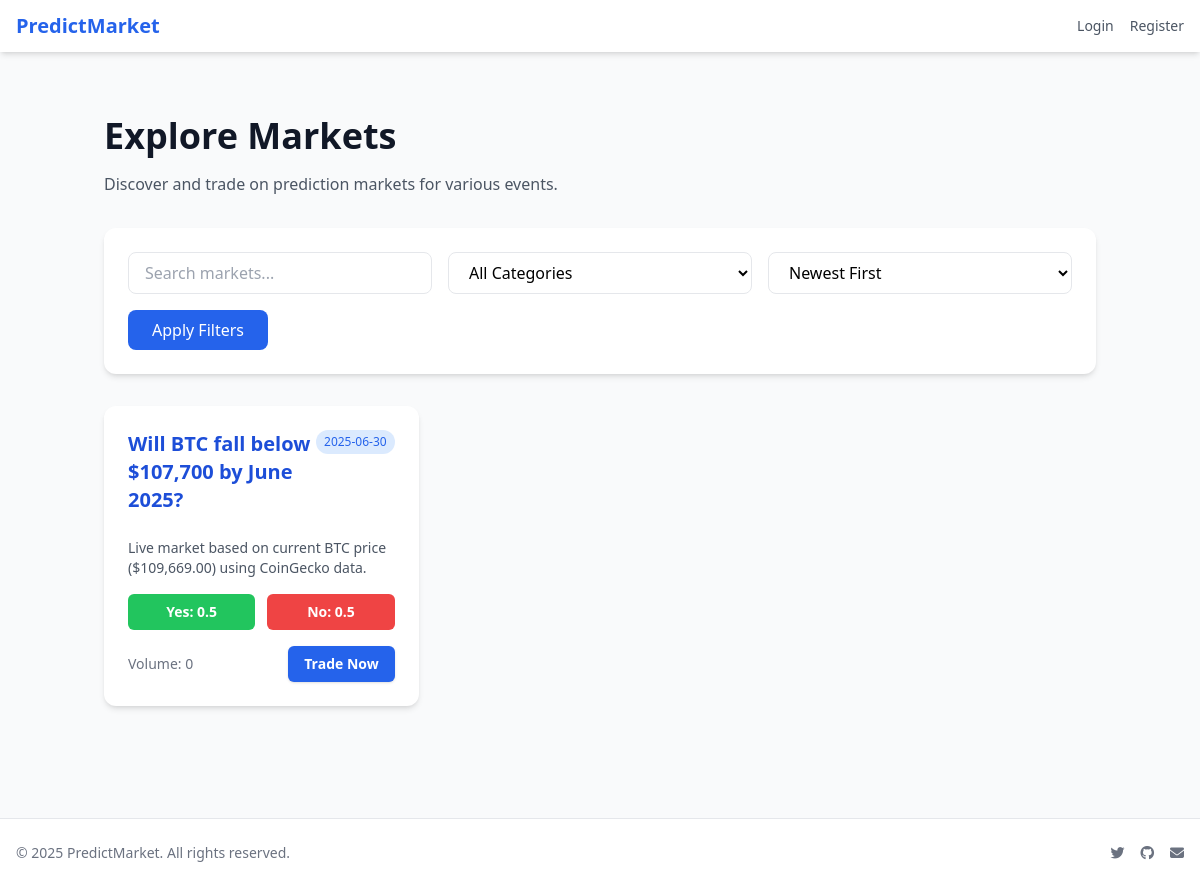
Screenshot of /markets with the database file from the repository.
### models/models.py (models this page shows)
class Market(db.Model):
    __tablename__ = 'markets'
    id = db.Column(db.String, primary_key=True, default=lambda: str(uuid.uuid4()))
    title = db.Column(db.String, nullable=False)
    description = db.Column(db.Text)
    category = db.Column(db.String, nullable=True)  # New field for market category
    end_date = db.Column(db.DateTime)
    is_featured = db.Column(db.Boolean, default=False)
    status = db.Column(db.Enum(MarketStatus), default=MarketStatus.active)
    outcome = db.Column(db.Enum(Outcome), nullable=True)
    created_at = db.Column(db.DateTime, default=datetime.utcnow)
    price_yes = db.Column(db.Float, nullable=False, default=0.5)
    price_no = db.Column(db.Float, nullable=False, default=0.5)
    volume = db.Column(db.Float, nullable=False, default=0.0)  # Adding volume field as well

### app.py (the view)
@app.route('/markets')
def explore_markets():
    category = request.args.get('category', 'all')
    sort_by = request.args.get('sort', 'created_at')
    search = request.args.get('search', '')
    query = Market.query.filter(Market.status == 'active')
    if search:
        query = query.filter(Market.title.ilike(f'%{search}%'))
    if category != 'all':
        if category == 'uncategorized':
            query = query.filter(Market.category.is_(None))
        else:
            query = query.filter(Market.category == category)
    if sort_by == 'end_date':
        query = query.order_by(Market.end_date.asc())
    elif sort_by == 'volume':
        query = query.order_by(Market.volume.desc())
    else:  # default to created_at
        query = query.order_by(Market.created_at.desc())
    markets = query.all()
    default_categories = ['Crypto', 'Politics', 'Sports', 'Technology', 'Entertainment']
    db_categories = db.session.query(Market.category).distinct().all()
    db_categories = [cat[0] for cat in db_categories if cat[0]]  # Remove None values
    categories = sorted(list(set(default_categories + db_categories)))
    return render_template('explore_markets.html',
                         markets=markets,
                         categories=categories,
                         current_category=category,
                         current_sort=sort_by,
                         search_query=search)

### templates/explore_markets.html (shortened to what this page needs)
{% extends "base.html" %}
{% block content %}
<div class="container mx-auto px-4 py-8">
    <div class="mb-8">
        <h1 class="text-4xl font-bold text-gray-900 mb-4">Explore Markets</h1>
        <p class="text-gray-600">Discover and trade on prediction markets for various events.</p>
    </div>
    <div class="bg-white rounded-xl shadow-md p-6 mb-8">
        <form method="GET" class="grid grid-cols-1 md:grid-cols-3 gap-4">
            <div class="relative">
                <input type="text"
                       name="search"
                       value="{{ search_query }}"
                       placeholder="Search markets..."
                       class="w-full px-4 py-2 border rounded-lg focus:ring-2 focus:ring-blue-500 focus:border-blue-500">
            </div>
            <div class="relative">
                <select name="category"
                        class="w-full px-4 py-2 border rounded-lg focus:ring-2 focus:ring-blue-500 focus:border-blue-500 bg-white">
                    <option value="all" {% if current_category == 'all' %}selected{% endif %}>All Categories</option>
                </select>
            </div>
            <div class="relative">
                <select name="sort"
                        class="w-full px-4 py-2 border rounded-lg focus:ring-2 focus:ring-blue-500 focus:border-blue-500 bg-white">
                    <option value="created_at" {% if current_sort == 'created_at' %}selected{% endif %}>Newest First</option>
                </select>
            </div>
            <div class="md:col-span-3">
                <button type="submit"
                        class="w-full md:w-auto px-6 py-2 bg-blue-600 text-white rounded-lg hover:bg-blue-700 transition">
                    Apply Filters
                </button>
            </div>
        </form>
    </div>
    {% if markets %}
    <div class="grid grid-cols-1 md:grid-cols-2 lg:grid-cols-3 gap-6">
        {% for market in markets %}
        <div class="bg-white rounded-xl shadow-md p-6 hover:shadow-lg transition">
            <div class="flex justify-between items-start mb-4">
                <div>
                    <h3 class="text-xl font-semibold text-blue-700 hover:underline mb-2">
                        <a href="/market/{{ market.id }}">{{ market.title }}</a>
                    </h3>
                </div>
                <span class="text-xs bg-blue-100 text-blue-600 px-2 py-1 rounded-full whitespace-nowrap">
                    {{ market.end_date.strftime('%Y-%m-%d') }}
                </span>
            </div>
            <p class="text-gray-600 text-sm mb-4">{{ market.description }}</p>
            <div class="space-y-4">
                <div class="flex justify-between gap-3">
                    <div class="flex-1 bg-green-500 text-white text-center py-2 rounded-md font-semibold text-sm">
                        Yes: {{ market.price_yes or '0.00' }}
                    </div>
                    <div class="flex-1 bg-red-500 text-white text-center py-2 rounded-md font-semibold text-sm">
                        No: {{ market.price_no or '0.00' }}
                    </div>
                </div>
                <div class="flex justify-between items-center text-sm text-gray-500">
                    <span>Volume: {{ market.volume or '0' }}</span>
                    <a href="/market/{{ market.id }}"
                       class="bg-blue-600 hover:bg-blue-700 text-white font-semibold px-4 py-2 rounded-md shadow transition">
                        Trade Now
                    </a>
                </div>
            </div>
        </div>
        {% endfor %}
    </div>
    {% else %}
    <div class="bg-white rounded-lg p-8 shadow text-center">
        <h3 class="text-xl font-semibold text-gray-800 mb-2">No Markets Found</h3>
        <p class="text-gray-600">Try adjusting your filters or check back later for new markets.</p>
    </div>
    {% endif %}
</div>
{% endblock %}

### templates/base.html (shortened to what this page needs)
<!DOCTYPE html>
<html lang="en">
<head>
    <script src="https://cdn.tailwindcss.com"></script>
    <link rel="stylesheet" href="https://cdnjs.cloudflare.com/ajax/libs/font-awesome/6.4.0/css/all.min.css">
</head>
<body class="bg-gray-50 min-h-screen flex flex-col justify-between relative overflow-x-hidden">
    <nav class="bg-white shadow-md z-10">
        <div class="max-w-7xl mx-auto px-4 py-3 flex justify-between items-center">
            <a href="/" class="text-xl font-bold text-blue-600 hover:text-blue-800 transition">PredictMarket</a>
            <div class="flex items-center space-x-4">
                {% if session.get('user') %}
                    {% if session['user'].get('is_admin') %}
                        <a href="/admin" class="text-sm text-blue-600 hover:underline font-semibold">Admin</a>
                    {% endif %}
                    <a href="/logout" class="text-sm text-gray-600 hover:text-gray-900 transition">Logout</a>
                {% else %}
                    <a href="/login" class="text-sm text-gray-600 hover:text-gray-900 transition">Login</a>
                    <a href="/register" class="text-sm text-gray-600 hover:text-gray-900 transition">Register</a>
                {% endif %}
            </div>
        </div>
    </nav>
    <main class="max-w-7xl mx-auto px-4 py-8 w-full flex-grow z-10">
        {% block content %}{% endblock %}
    </main>
    <footer class="bg-white border-t shadow-sm mt-12 z-10">
        <div class="max-w-7xl mx-auto px-4 py-6 flex flex-col md:flex-row justify-between items-center text-sm text-gray-500">
            <p>&copy; {{ current_year or 2025 }} PredictMarket. All rights reserved.</p>
            <div class="flex space-x-4 mt-2 md:mt-0">
                <a href="https://twitter.com" class="hover:text-blue-500"><i class="fab fa-twitter"></i></a>
                <a href="https://github.com" class="hover:text-gray-800"><i class="fab fa-github"></i></a>
                <a href="mailto:support@predictmarket.com" class="hover:text-red-500"><i class="fas fa-envelope"></i></a>
            </div>
        </div>
    </footer>
</body>
</html>

### rows the page displays
Market: title "Will BTC fall below $107,700 by June 2025?", end_date "2025-06-30", description "Live market based on current BTC price ($109,669.00) using CoinGecko data.", price_yes "0.5", price_no "0.5", volume "0"

### other values shown
{{ current_year or 2025 }} "2025"
